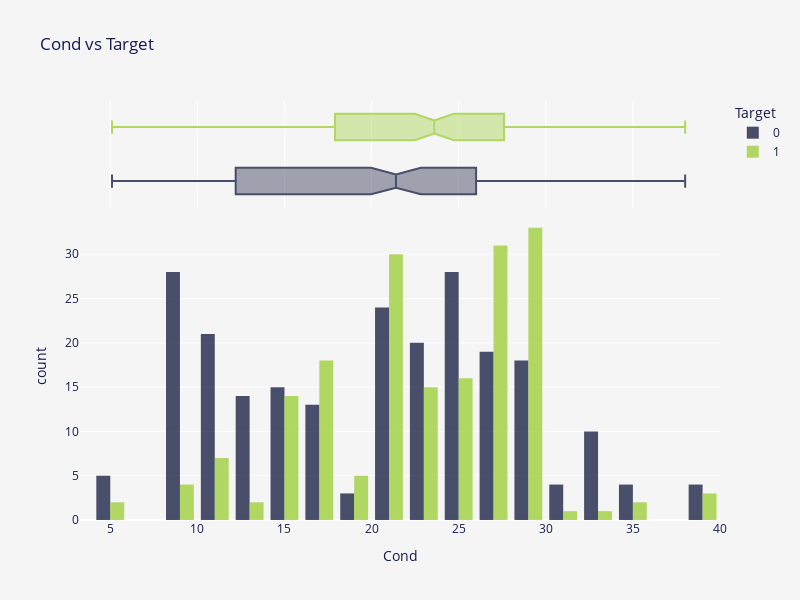

This figure's notebook cell:
### Markdown cell above
<p style="font-size:20px; font-family:JetBrains Mono; color:#3E3F4C; border-bottom: 3px solid #2a357d">Notes 📜</p>
<blockquote style="margin-right:auto; margin-left:auto; background-color:#fffaf6; padding: 15px; border-radius: 10px 10px">
    <ul style="font-size:16px; font-family:JetBrains Mono; color:#3E3F4C; margin-right: 10px; margin-top: 2px; margin-bottom: 2px">
        <li>In the case of <code>Osmo</code>, the issue is similar to the <code>Gravity</code>, i.e. the higher the <code>Osmo</code>, the higher chance of kidney stones presence.</li>
    </ul>
</blockquote>

### Code cell
fig = px.histogram(
    train,
    x="Cond",
    color="Target",
    color_discrete_sequence=["#0f173b", "#9acd32"],
    marginal="box",
    barmode="group",
    hover_data=train.columns,
    height=600,
    width=800,
    title="Cond vs Target",
)
fig.update_layout(
    font=dict(color=FONT_COLOR),
    plot_bgcolor=BACKGROUND_COLOR,
    paper_bgcolor=BACKGROUND_COLOR,
    bargap=0.2,
)
fig.update_traces(opacity=0.75)
fig.show()

### Figure 1 — Plotly figure (JSON) as saved in the notebook; plotly's stock layout.template omitted (floating-point values rounded to 4 significant figures; data arrays with more than 128 entries replaced by an {"elided": "..."} marker saying what was removed)
{"data": [{"alignmentgroup": "True", "bingroup": "x", "hovertemplate": "Target=0<br>Cond=%{x}<br>count=%{y}<extra></extra>", "legendgroup": "0", "marker": {"color": "#0f173b", "pattern": {"shape": ""}}, "name": "0", "offsetgroup": "0", "opacity": 0.75, "orientation": "v", "showlegend": true, "type": "histogram", "x": {"elided": "230 float values"}, "xaxis": "x", "yaxis": "y"}, {"alignmentgroup": "True", "customdata": {"elided": "230x6 float values"}, "hovertemplate": "Target=%{customdata[5]}<br>Cond=%{x}<br>Gravity=%{customdata[0]}<br>Ph=%{customdata[1]}<br>Osmo=%{customdata[2]}<br>Urea=%{customdata[3]}<br>Calc=%{customdata[4]}<extra></extra>", "legendgroup": "0", "marker": {"color": "#0f173b"}, "name": "0", "notched": true, "offsetgroup": "0", "opacity": 0.75, "showlegend": false, "type": "box", "x": {"elided": "230 float values"}, "xaxis": "x2", "yaxis": "y2"}, {"alignmentgroup": "True", "bingroup": "x", "hovertemplate": "Target=1<br>Cond=%{x}<br>count=%{y}<extra></extra>", "legendgroup": "1", "marker": {"color": "#9acd32", "pattern": {"shape": ""}}, "name": "1", "offsetgroup": "1", "opacity": 0.75, "orientation": "v", "showlegend": true, "type": "histogram", "x": {"elided": "184 float values"}, "xaxis": "x", "yaxis": "y"}, {"alignmentgroup": "True", "customdata": {"elided": "184x6 float values"}, "hovertemplate": "Target=%{customdata[5]}<br>Cond=%{x}<br>Gravity=%{customdata[0]}<br>Ph=%{customdata[1]}<br>Osmo=%{customdata[2]}<br>Urea=%{customdata[3]}<br>Calc=%{customdata[4]}<extra></extra>", "legendgroup": "1", "marker": {"color": "#9acd32"}, "name": "1", "notched": true, "offsetgroup": "1", "opacity": 0.75, "showlegend": false, "type": "box", "x": {"elided": "184 float values"}, "xaxis": "x2", "yaxis": "y2"}], "layout": {"bargap": 0.2, "barmode": "group", "font": {"color": "#141B4D"}, "height": 600, "legend": {"title": {"text": "Target"}, "tracegroupgap": 0}, "paper_bgcolor": "#F6F5F5", "plot_bgcolor": "#F6F5F5", "title": {"text": "Cond vs Target"}, "width": 800, "xaxis": {"anchor": "y", "domain": [0, 1], "title": {"text": "Cond"}}, "xaxis2": {"anchor": "y2", "domain": [0, 1], "matches": "x", "showgrid": true, "showticklabels": false}, "yaxis": {"anchor": "x", "domain": [0, 0.7326], "title": {"text": "count"}}, "yaxis2": {"anchor": "x2", "domain": [0.7426, 1], "matches": "y2", "showgrid": false, "showline": false, "showticklabels": false, "ticks": ""}}}
